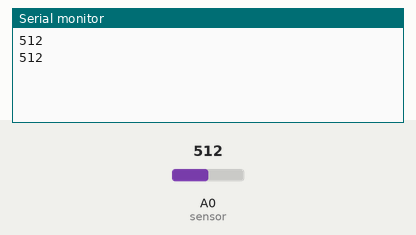
Simulated run of this sketch. Board: Arduino Uno, built with avr-gcc and run on an emulated ATmega328P. On the bench: the last lines printed to the serial monitor. Inputs (shaded band) come from the test bench; at power-on: A0 (sensor) = 512.

Above: at 2.8 s.
2.9 s: A0 (sensor) set to 716
At 4.4 s:
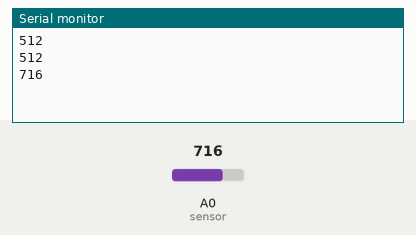
5.6 s: A0 (sensor) set to 900
At 7.1 s:
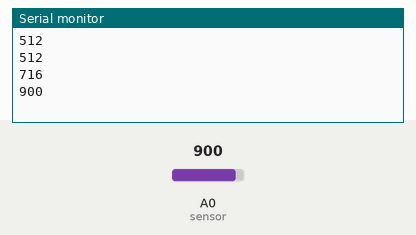
Timing chart, 0 to 8.6 s (numbered marks = the images above; inputs shaded):
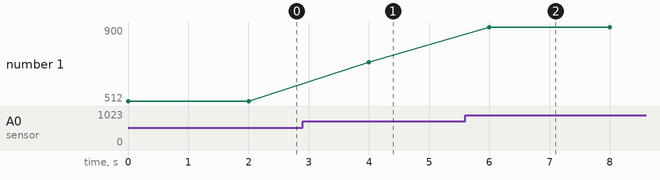

The sketch:

Sensor_Luz.ino
```cpp
/*
Projeto Arduino sensor de luz.
Por Jota
----------------------------------------
--=<| www.ComoFazerAsCoisas.com.br |>=--
----------------------------------------
*/

//Pino analógico em que o sensor está conectado.
int sensor = 0;

//variável usada para ler o valor do sensor em tempo real.
int valorSensor = 0;

//Método setup, executado uma vez ao ligar o Arduino.
void setup(){
  //Ativando o serial monitor que exibirá os
  //valores lidos no sensor.
  Serial.begin(9600);
}

//Método loop, executado enquanto o Arduino estiver ligado.
void loop(){

  //Lendo o valor do sensor.
  int valorSensor = analogRead(sensor);

  //Exibindo o valor do sensor no serial monitor.
  Serial.println(valorSensor);

  delay(2000);
}
```

Measured:
- after the input at 2.9 s, the serial monitor: prints a new line after 1.1 s (image 1)
- after the input at 5.6 s, the serial monitor: prints a new line after 0.40 s (image 2)
- plotted number 1: 512 → 716 after the input at 2.9 s, 716 → 900 after the input at 5.6 s
